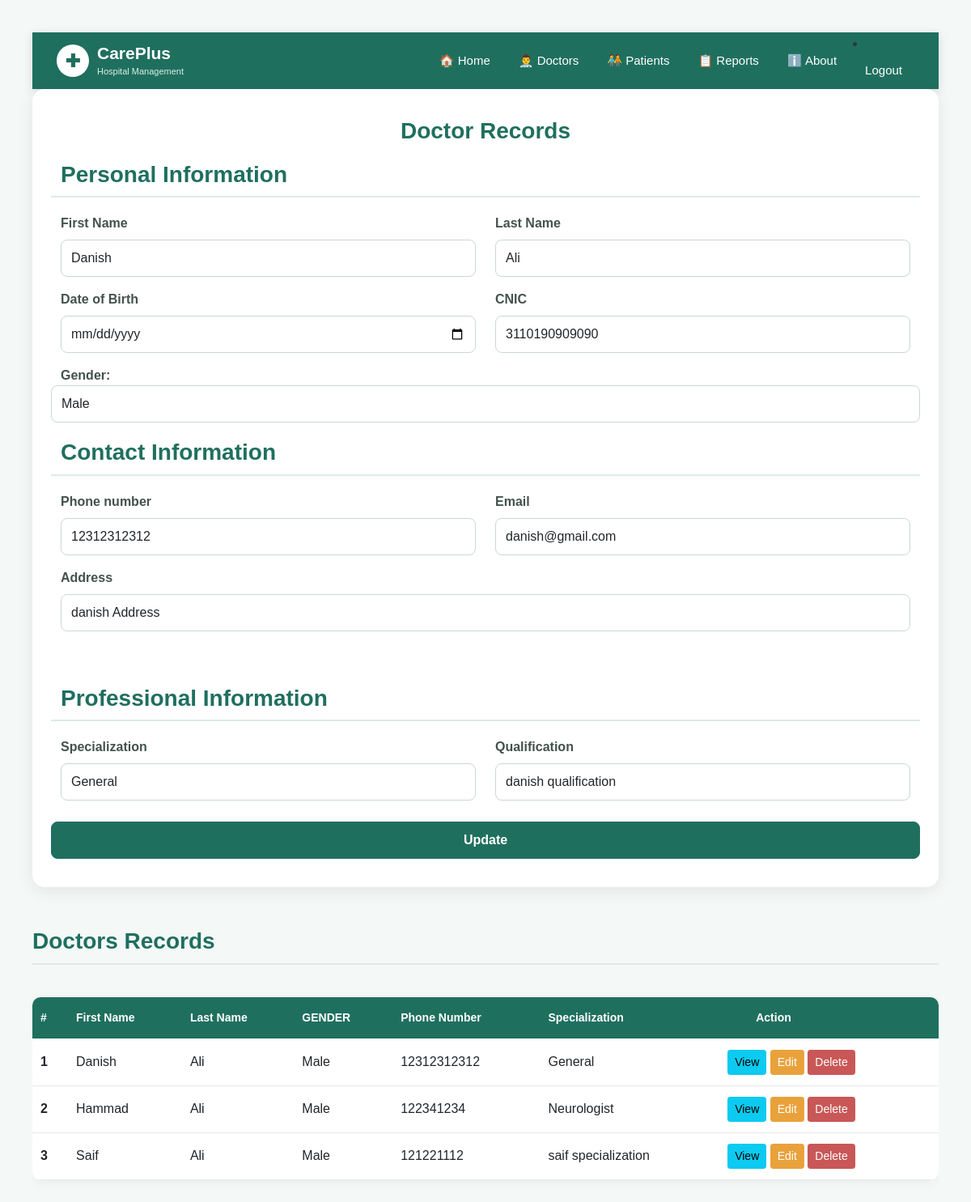
The app's page /edit_doctor/7/ (signed in) with its own data.
### hospital/models.py (models this page shows, shortened)
class Doctor(models.Model):
    user = models.OneToOneField(
        User,
        on_delete=models.CASCADE,
        null=True,
        blank=True
    )
    GENDER_CHOICES = [
        ("Male", "Male"),
        ("Female", "Female"),
        ("Other", "Other"),
        ("Prefer not to say", "Prefer not to say"),
    ]
    first_name = models.CharField(max_length=100)
    last_name = models.CharField(max_length=100)
    date_of_birth = models.DateField()
    cnic = models.CharField(max_length=15)
    gender = models.CharField(max_length=20, choices=GENDER_CHOICES)
    phone_number = models.CharField(max_length=20)
    email = models.CharField(max_length=100)
    address = models.CharField(max_length=200)
    specialization = models.CharField(max_length=50)
    qualification = models.CharField(max_length=50)

### hospital/views.py (the view, shortened to what this page needs)
# urls.py: path("edit_doctor/<int:id>/", views.edit_doctor, name="edit_doctor"),
@login_required
@user_passes_test(lambda user: user.groups.filter(name="Hospital Admin").exists())
def edit_doctor(request, id):
    doctor = get_object_or_404(Doctor, id=id)
    doctors = Doctor.objects.all()
    return render(request, "doctor.html", {
        "doctors": doctors,
        "edit_doctor": doctor
    })

### hospital/templates/doctor.html (shortened to what this page needs)
<!DOCTYPE html>
<html lang="en">
<head>
    <link href="https://cdn.jsdelivr.net/npm/bootstrap@5.0.2/dist/css/bootstrap.min.css" rel="stylesheet">
</head>
{% include 'navbar.html' %}
<body>
    <form method="post" >
        <h1 class="page-title">Doctor Records</h1>
        <div class="row">
        <h3>Personal Information</h3>
  <div class="col-md-6 mb-3">
    <label for="first_name" class="form-label">First Name</label>
    <input type="text" class="form-control" placeholder="First Name" id="first_name" name="first_name"
    value="{{ edit_doctor.first_name|default:'' }}" required>
  </div>
  <div class="col-md-6 mb-3">
    <label for="last_name" class="form-label">Last Name</label>
    <input type="text" class="form-control" placeholder="Last Name" id="last_name" name="last_name"
    value="{{ edit_doctor.last_name|default:'' }}" required>
  </div>
  <div class="col-md-6 mb-3">
    <label for="date_of_birth" class="form-label">Date of Birth</label>
    <input type="date" class="form-control" id="date_of_birth" name="date_of_birth"
    value="{{ edit_doctor.date_of_birth|default:'' }}" required>
  </div>
  <div class="col-md-6 mb-3">
    <label for="cnic" class="form-label">CNIC</label>
    <input type="text" class="form-control" placeholder="CNIC without Dash" id="cnic" name="cnic" value="{{ edit_doctor.cnic|default:'' }}" required>
  </div>
  <label for="gender">Gender:</label>
<select class="form-control" id="gender" name="gender" value="{{ teachers.gender|default:'' }}">
    <option value="Male"{% if edit_doctor.gender == "Male" %}selected{% endif %}>Male</option>
</select>
    <h3>Contact Information</h3>
  <div class="col-md-6 mb-3">
    <label for="phone_number" class="form-label">Phone number</label>
    <input type="tel" class="form-control" placeholder="Phone Number" id="phone_number" name="phone_number"
    value="{{ edit_doctor.phone_number|default:'' }}" required>
  </div>
  <div class="col-md-6 mb-3">
    <label for="email" class="form-label">Email</label>
    <input type="email" class="form-control" placeholder="Email" id="email" name="email"
    value="{{ edit_doctor.email|default:'' }}" required>
  </div>
  <div class="mb-3">
    <label for="address" class="form-label">Address</label>
    <input type="text" class="form-control" placeholder="Address" id="address" name="address"
    value="{{ edit_doctor.address|default:'' }}" required>
  </div>
<h3>Professional Information</h3>
  <div class="col-md-6 mb-3">
    <label for="specialization" class="form-label">Specialization</label>
    <input type="text" class="form-control" id="specialization" name="specialization"
    value="{{ edit_doctor.specialization|default:'' }}" required>
  </div>
  <div class="col-md-6 mb-3">
    <label for="qualification" class="form-label">Qualification</label>
    <input type="text" class="form-control" id="qualification" name="qualification"
    value="{{ edit_doctor.qualification|default:'' }}" required>
  </div>
  <button type="submit" class="btn btn-primary">
    {% if edit_doctor %}Update{% else %}Submit{% endif %}</button>
    </div>
</form>
  <h3>Doctors Records</h3>
  <div class="table-responsive">
  <table class="table">
  <thead>
    <tr>
      <th scope="col">#</th>
      <th scope="col">First Name</th>
      <th scope="col">Last Name</th>
      <th scope="col">GENDER</th>
      <th scope="col">Phone Number</th>
      <th scope="col">Specialization</th>
      <th scope="col">&nbsp; &nbsp; &nbsp; &nbsp; &nbsp;Action</th>
    </tr>
  </thead>
  <tbody>
    {% for a in doctors %}
    <tr>
      <th scope="row">{{forloop.counter}}</th>
      <td>{{a.first_name}}</td>
      <td>{{a.last_name}}</td>
      <td>{{a.gender}}</td>
      <td>{{a.phone_number}}</td>
      <td>{{a.specialization}}</td>
      <td>
                <a href="{% url 'view_doctor' a.id %}" class="btn btn-info btn-sm">
                   View
                </a>
                <a href="{% url 'edit_doctor' a.id %}" class="btn btn-warning btn-sm">
                    Edit
                </a>
                <a href="{% url 'delete_doctor' a.id %}" class="btn btn-danger btn-sm">
                    Delete
                </a>
            </td>
    </tr>
    {% endfor %}
  </tbody>
</table>
</body>
</html>

### hospital/templates/navbar.html (style rules this page uses)
* { box-sizing: border-box; }
body { margin: 0; background-color: #f4f8f6; font-family: Arial, sans-serif; }
.page-title { color: #1f6f5f; font-size: 28px; font-weight: 700; margin-bottom: 20px; }

### hospital/templates/doctor.html (style rules this page uses)
* { box-sizing: border-box; }
body { background-color: #f4f8f6; font-family: Arial, sans-serif; color: #2d3a35; padding: 40px; }
form { background-color: #ffffff; max-width: 1400px; margin: auto; padding: 35px; border-radius: 15px; box-shadow: 0 5px 20px rgba(0, 0, 0, 0.08); }
h3 { color: #1f6f5f; font-weight: 700; margin-top: 25px; margin-bottom: 20px; padding-bottom: 10px; border-bottom: 2px solid #dcebe6; }
.form-label, label { font-weight: 600; color: #43524c; }
.form-control { border: 1px solid #cbd8d3; border-radius: 8px; padding: 10px 12px; }
select { width: 100%; padding: 10px 12px; border: 1px solid #cbd8d3; border-radius: 8px; margin-bottom: 20px; background-color: white; }
.btn-primary { background-color: #1f6f5f; border-color: #1f6f5f; padding: 10px 30px; border-radius: 8px; font-weight: 600; margin-top: 10px; }
h3:last-of-type { margin-top: 50px; }
.table { margin-top: 20px; background-color: white; border-radius: 10px; overflow: hidden; box-shadow: 0 3px 15px rgba(0, 0, 0, 0.05); }
.table thead { background-color: #1f6f5f; color: white; }
.table thead th { padding: 15px 10px; white-space: nowrap; font-size: 14px; vertical-align: middle; }
.table tbody td, .table tbody th { padding: 13px 10px; vertical-align: middle; border-color: #e5ece9; }
.btn-warning { background-color: #e9a23b; border-color: #e9a23b; color: white; }
.btn-danger { background-color: #c95757; border-color: #c95757; }
.page-title { text-align: center; color: #1f6f5f; }

### records on screen
Doctor: first_name "Danish", last_name "Ali", cnic "3110190909090", gender "Male", phone_number "12312312312", email "danish@gmail.com", address "danish Address", specialization "General", qualification "danish qualification"
Doctor: first_name "Hammad", last_name "Ali", gender "Male", phone_number "122341234", specialization "Neurologist"
Doctor: first_name "Saif", last_name "Ali", gender "Male", phone_number "121221112", specialization "saif specialization"
